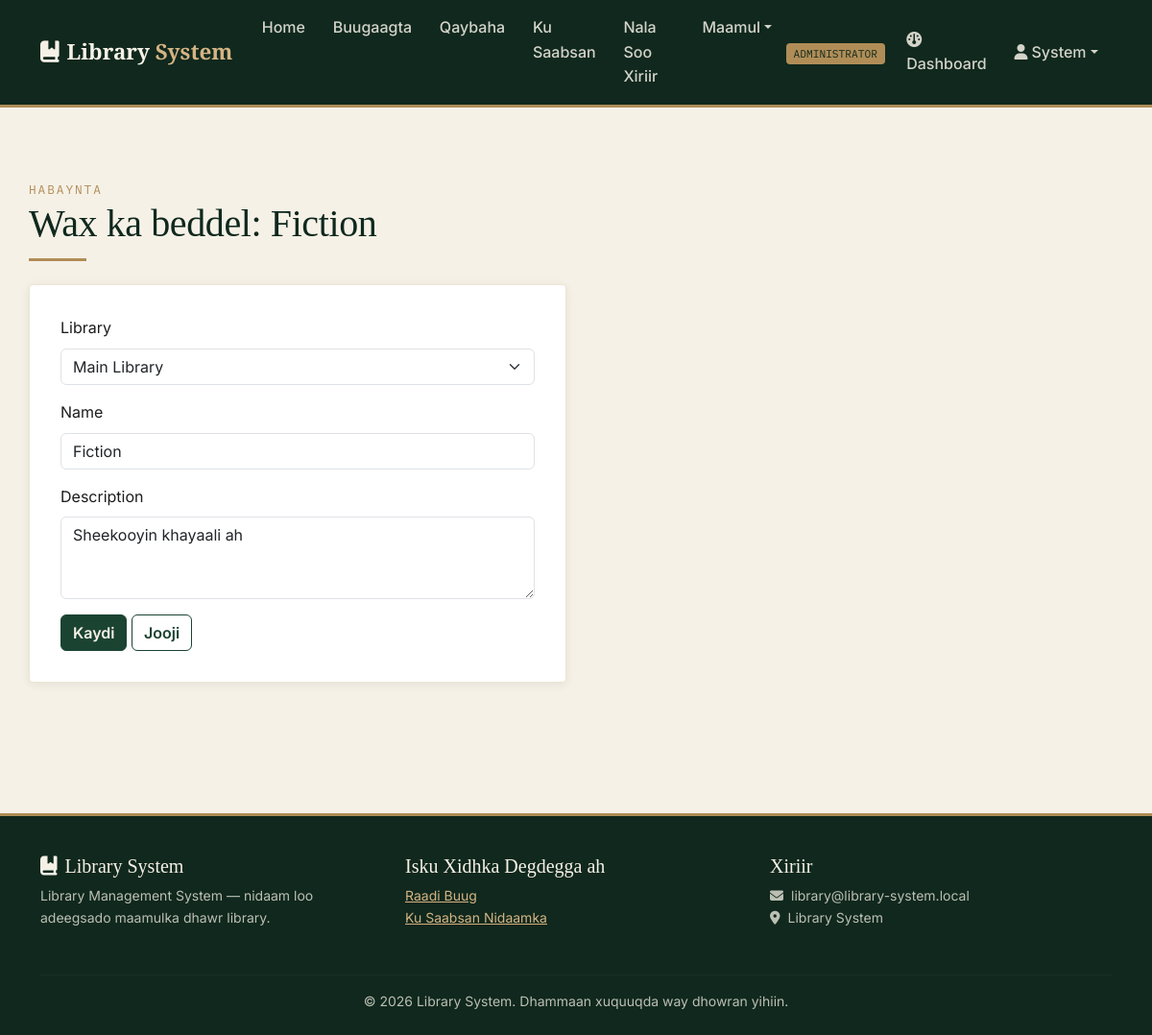
/catalog/categories/1/edit/ (signed in), run on the app's committed database.
### accounts/models.py (models this page shows, shortened)
class User(AbstractUser):
    class Role(models.TextChoices):
        ADMIN = 'ADMIN', 'Administrator'
        LIBRARIAN = 'LIBRARIAN', 'Librarian'
        MEMBER = 'MEMBER', 'Member'
    library = models.ForeignKey(
        'core.Library', on_delete=models.PROTECT, null=True, blank=True, related_name='users',
        help_text="The library this user belongs to. Leave empty only for the system owner (superuser).",
    )
    role = models.CharField(max_length=10, choices=Role.choices, default=Role.MEMBER)
    phone = models.CharField(max_length=20, blank=True)
    profile_photo = models.ImageField(upload_to='profiles/', blank=True, null=True)
    class MembershipType(models.TextChoices):
        STUDENT = 'STUDENT', 'Student'
        STAFF = 'STAFF', 'Staff'
        PUBLIC = 'PUBLIC', 'Public'
    membership_type = models.CharField(
        max_length=10, choices=MembershipType.choices, default=MembershipType.STUDENT
    )
    class Status(models.TextChoices):
        ACTIVE = 'ACTIVE', 'Active'
        SUSPENDED = 'SUSPENDED', 'Suspended'
        EXPIRED = 'EXPIRED', 'Expired'
    status = models.CharField(max_length=10, choices=Status.choices, default=Status.ACTIVE)
    registration_date = models.DateField(auto_now_add=True)
    def is_admin(self):
        return self.role == self.Role.ADMIN

### catalog/models.py (models this page shows, shortened)
class Category(models.Model):
    library = models.ForeignKey('core.Library', on_delete=models.PROTECT, related_name='categories')
    name = models.CharField(max_length=100)
    description = models.TextField(blank=True)
    class Meta:
        verbose_name_plural = "Categories"
        ordering = ['name']
        unique_together = [('library', 'name')]

### catalog/views.py (the view)
# urls.py: path('categories/<int:pk>/edit/', views.category_update, name='category_update'),
@login_required
@user_passes_test(staff_check)
def category_update(request, pk):
    category = get_object_or_404(scope(Category.objects.all(), request.user), pk=pk)
    if request.method == 'POST':
        form = CategoryForm(request.POST, instance=category, user=request.user)
        if form.is_valid():
            form.save()
            messages.success(request, "Qaybta waa la cusboonaysiiyay.")
            return redirect('catalog:category_list')
    else:
        form = CategoryForm(instance=category, user=request.user)
    return render(request, 'catalog/category_form.html', {'form': form, 'title': f'Wax ka beddel: {category.name}'})

### catalog/forms.py
class CategoryForm(LibraryScopedForm):
    unique_in_library = 'name'
    class Meta:
        model = Category
        fields = ['library', 'name', 'description']
        widgets = {
            'name': forms.TextInput(attrs={'class': 'form-control'}),
            'description': forms.Textarea(attrs={'class': 'form-control', 'rows': 3}),
        }

### catalog/forms.py (called while the page is built)
    def limit_choices(self):
        pass

### catalog/views.py (called while the page is built)
def staff_check(user):
    return user.is_authenticated and (user.is_admin() or user.is_librarian())

### core/models.py (called while the page is built)
    def __str__(self):
        return self.name

### core/scoping.py (called while the page is built)
def scope(queryset, user, field='library'):
    if user.library_id:
        return queryset.filter(**{field: user.library_id})
    if user.is_superuser:
        return queryset
    return queryset.none()

### templates/catalog/category_form.html (shortened to what this page needs)
{% extends "base.html" %}
{% block content %}
<div class="container section-pad">
  <span class="section-eyebrow">Habaynta</span>
  <h1>{{ title|default:"Ku Dar Qayb Cusub" }}</h1>
  <div class="divider-brass"></div>
  <div class="card-plain" style="max-width: 560px;">
    <form method="post">
      {% for field in form %}
      <div class="mb-3">
        <label class="form-label">{{ field.label }}</label>
        {{ field }}
      </div>
      {% endfor %}
      <button type="submit" class="btn btn-ink">Kaydi</button>
      <a href="{% url 'catalog:category_list' %}" class="btn btn-outline-ink">Jooji</a>
    </form>
  </div>
</div>
{% endblock %}

### templates/base.html (shortened to what this page needs)
{% load static %}
<!DOCTYPE html>
<html lang="so">
<head>
<link href="https://cdn.jsdelivr.net/npm/bootstrap@5.3.3/dist/css/bootstrap.min.css" rel="stylesheet">
<link href="https://cdnjs.cloudflare.com/ajax/libs/font-awesome/6.5.1/css/all.min.css" rel="stylesheet">
</head>
<body>
<nav class="navbar navbar-expand-lg navbar-lms sticky-top">
  <div class="container">
    <a class="navbar-brand" href="{% url 'core:home' %}"><i class="fa-solid fa-book-bookmark me-2"></i>Library <span>System</span></a>
    <div class="collapse navbar-collapse" id="navMain">
      <ul class="navbar-nav me-auto mb-2 mb-lg-0">
        {% if user.is_authenticated %}
          <li class="nav-item"><a class="nav-link" href="{% url 'core:home' %}">Home</a></li>
          <li class="nav-item"><a class="nav-link" href="{% url 'catalog:book_list' %}">Buugaagta</a></li>
          <li class="nav-item"><a class="nav-link" href="{% url 'catalog:category_list' %}">Qaybaha</a></li>
          <li class="nav-item"><a class="nav-link" href="{% url 'core:about' %}">Ku Saabsan</a></li>
          <li class="nav-item"><a class="nav-link" href="{% url 'core:contact' %}">Nala Soo Xiriir</a></li>
          {% if user.is_admin or user.is_librarian or user.is_superuser %}
          <li class="nav-item dropdown">
            <a class="nav-link dropdown-toggle" href="#" role="button" data-bs-toggle="dropdown" aria-expanded="false">Maamul</a>
          </li>
          {% endif %}
        {% endif %}
      </ul>
      <ul class="navbar-nav align-items-lg-center">
        {% if user.is_authenticated %}
          <li class="nav-item me-2"><span class="badge-role">{{ user.get_role_display }}</span></li>
          <li class="nav-item"><a class="nav-link" href="{% url 'core:dashboard' %}"><i class="fa-solid fa-gauge me-1"></i>Dashboard</a></li>
          <li class="nav-item dropdown">
            <a class="nav-link dropdown-toggle" href="#" role="button" data-bs-toggle="dropdown" aria-expanded="false"><i class="fa-solid fa-user me-1"></i>{{ user.first_name|default:user.username }}</a>
          </li>
        {% else %}
          <li class="nav-item"><a class="nav-link" href="{% url 'accounts:login' %}">Log in</a></li>
          <li class="nav-item">
            <a class="btn btn-brass btn-sm ms-lg-2" href="{% url 'accounts:register' %}">Isdiiwaangeli</a>
          </li>
        {% endif %}
      </ul>
    </div>
  </div>
</nav>
<main>
{% block content %}{% endblock %}
</main>
<footer class="footer-lms">
  <div class="container">
    <div class="row">
      <div class="col-md-4 mb-3">
        <h5><i class="fa-solid fa-book-bookmark me-2"></i>Library System</h5>
        <p class="small">Library Management System — nidaam loo adeegsado maamulka dhawr library.</p>
      </div>
      <div class="col-md-4 mb-3">
        <h5>Isku Xidhka Degdegga ah</h5>
        <ul class="list-unstyled small">
          {% if user.is_authenticated %}
          <li><a href="{% url 'catalog:book_list' %}">Raadi Buug</a></li>
          <li><a href="{% url 'core:about' %}">Ku Saabsan Nidaamka</a></li>
          {% else %}
          <li><a href="{% url 'accounts:login' %}">Log in</a></li>
          <li><a href="{% url 'accounts:register' %}">Isdiiwaangeli</a></li>
          {% endif %}
        </ul>
      </div>
      <div class="col-md-4 mb-3">
        <h5>Xiriir</h5>
        <p class="small mb-0"><i class="fa-solid fa-envelope me-2"></i>library@library-system.local</p>
        <p class="small"><i class="fa-solid fa-location-dot me-2"></i>Library System</p>
      </div>
    </div>
    <hr style="border-color: rgba(246,241,231,0.15);">
    <p class="small text-center mb-0">&copy; {% now "Y" %} Library System. Dhammaan xuquuqda way dhowran yihiin.</p>
  </div>
</footer>
</body>
</html>

### templates/base.html (style rules this page uses)
:root { --ink-green: #1B4332; --ink-green-dark: #10281D; --sage: #84A98C; --parchment: #F6F1E7; --parchment-deep: #EDE4D3; --brass: #B08D57; --brass-light: #D4B483; --ink: #1C1C1E; --ink-soft: #4A4A47; --danger: #9B2C2C; --ok: #2F6B3C; --radius: 4px; --shadow-card: 0 2px 10px rgba(16, 40, 29, 0.08); --shadow-lift: 0 10px 30px rgba(16, 40, 29, 0.18); }
* { box-sizing: border-box; }
body { background: var(--parchment); color: var(--ink); font-family: 'Inter', -apple-system, sans-serif; font-size: 16px; line-height: 1.6; }
h1, h2, h3, h4, .display-font { font-family: 'Playfair Display', Georgia, serif; color: var(--ink-green-dark); letter-spacing: -0.01em; }
a { color: var(--ink-green); }
.navbar-lms { background: var(--ink-green-dark); border-bottom: 3px solid var(--brass); }
.navbar-lms .navbar-brand { font-family: 'Playfair Display', serif; font-weight: 700; color: var(--parchment) !important; font-size: 1.4rem; }
.navbar-lms .navbar-brand span { color: var(--brass-light); }
.navbar-lms .nav-link { color: rgba(246, 241, 231, 0.85) !important; font-weight: 500; padding: 0.5rem 0.9rem !important; }
.badge-role { background: var(--brass); color: var(--ink-green-dark); font-family: 'IBM Plex Mono', monospace; font-size: 0.7rem; padding: 0.25rem 0.5rem; border-radius: var(--radius); text-transform: uppercase; }
.btn-ink { background: var(--ink-green); border-color: var(--ink-green); color: var(--parchment); font-weight: 600; }
.btn-outline-ink { border-color: var(--ink-green); color: var(--ink-green); font-weight: 600; }
.section-eyebrow { font-family: 'IBM Plex Mono', monospace; color: var(--brass); text-transform: uppercase; letter-spacing: 0.15em; font-size: 0.8rem; }
.section-pad { padding: 4.5rem 0; }
.divider-brass { width: 60px; height: 3px; background: var(--brass); margin: 0.75rem 0 1.5rem; }
footer.footer-lms { background: var(--ink-green-dark); color: rgba(246, 241, 231, 0.75); padding: 2.5rem 0 1.5rem; margin-top: 4rem; border-top: 3px solid var(--brass); }
footer.footer-lms a { color: var(--brass-light); }
footer.footer-lms h5 { color: var(--parchment); font-family: 'Playfair Display', serif; }
.card-plain { background: #fff; border: 1px solid var(--parchment-deep); border-radius: var(--radius); box-shadow: var(--shadow-card); padding: 2rem; }

### data on the page
User: role "ADMINISTRATOR", first_name "System"
Category: form "Main Library" "Fiction" "Sheekooyin khayaali ah"

### other printed values
{{ title|default:"Ku Dar Qayb Cusub" }} "Wax ka beddel: Fiction"
{{ field.label }} "Library" "Name" "Description"
